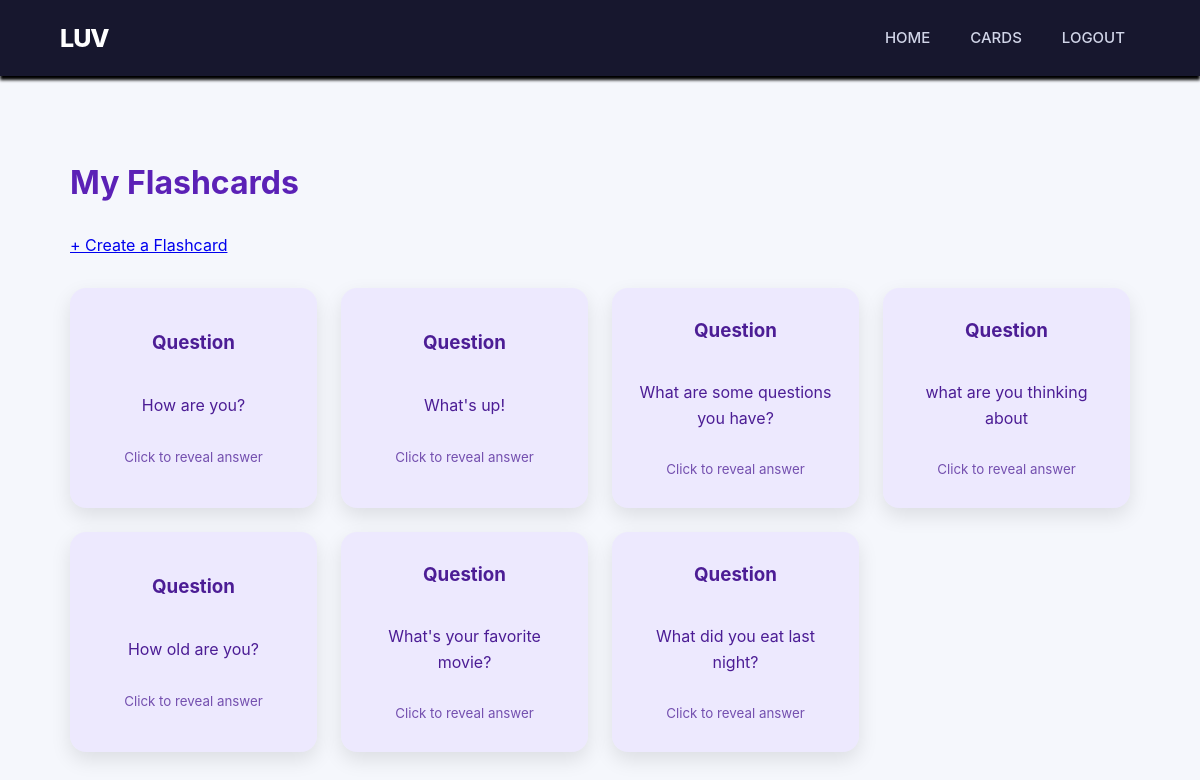
Screenshot of /cards (signed in) with the database file from the repository.
### papo_cito.py (models this page shows)
class Card(db.Model):
    __tablename__ = "cards"
    id = db.Column(db.Integer, primary_key=True)
    question = db.Column(db.String(200))
    answer = db.Column(db.Text)
    user_id = db.Column(
            db.Integer,
            db.ForeignKey("pot_users.id"),
            nullable=False
            )

### papo_cito.py (the view)
@app.route("/cards", methods=["GET","POST"])
def cards():
    if request.method == "GET":
        user_id = session["user_id"]
        cards = Card.query.filter_by(
                user_id=user_id
                ).all()
        return render_template("cards.html", cards=cards)

### templates/cards.html (shortened to what this page needs)
{% extends "base.html" %}
{% block content %}
<div class="cards-page">
	<h1>My Flashcards</h1>
	<a href= "{{ url_for('create_card') }}"	>
		+ Create a Flashcard
						</a>
	<div class = "cards-grid">
		{% for card in cards %}
		<div class="flashcard" onclick="flipCard(this)">
			<div class="flashcard-inner">
				<div class="flashcard-front">
					<h3>Question</h3>
					<p>{{ card.question }}</p>
					<small>Click to reveal answer</small>
				</div>
				<div class="flashcard-back">
					<h3>Answer</h3>
					<p>{{ card.answer }}</p>
					<small>Click to return</small>
				</div>
			</div>
		</div>
		{% else %}
		<p>You haven't created any flashcards yet.</p>
		{% endfor %}
	</div>
</div>
{% endblock %}

### static/css/style.css (style rules this page uses)
:root { --primary: #635bff; --primary-dark: #4f46e5; --background: #f5f7fc; --surface: #ffffff; --text: #1e293b; --muted: #64748b; --border: #e2e8f0; }
* { box-sizing: border-box; }
body { margin: 0; font-family: -apple-system, BlinkMacSystemFont, "Segoe UI", Roboto, sans-serif; background: var(--background); color: var(--text); line-height: 1.6; }
.cards-page { max-width: 1100px; margin:40px auto; padding: 20px; }
.cards-page h1 { color: #5b21b6; margin-bottom: 24px; }
.cards-grid { display: grid; grid-template-columns: repeat(auto-fit, minmax(230px, 1fr)); gap: 24px; margin-top: 30px; }
.flashcard { height: 220px; perspective: 1000px; cursor: pointer; }
.flashcard-inner { position:relative; width: 100%; height: 100%; transition: transoform 0.6s; transform-style: preserve-3d; }
.flashcard-front, .flashcard-back { position: absolute; inset: 0; padding: 24px; border-radius: 16px; box-sizing: border-box; display: flex; flex-direction: column; justify-content:center; align-items: center; text-align: center; backface-visibility: hidden; box-shadow: 0 8px 20px rgba(0, 0, 0, 0.10); overflow-wrap: anywhere; }
.flashcard-front { background: #ede9fe; color: #4c1d95; }
.flashcard-back { background: #5b21b6; color: white; transform:rotateY(180deg); }
.flashcard h3 { margin-top: 0; }
.flashcard p { white-space:pre-wrap; }
.flashcard small { margin-top: 12px; opacity:0.75; }

### rows the page displays
Card: question "How are you?"
Card: question "What's up!"
Card: question "What are some questions you have?"
Card: question "what are you thinking about"
Card: question "How old are you?"
Card: question "What's your favorite movie?"
Card: question "What did you eat last night?"
